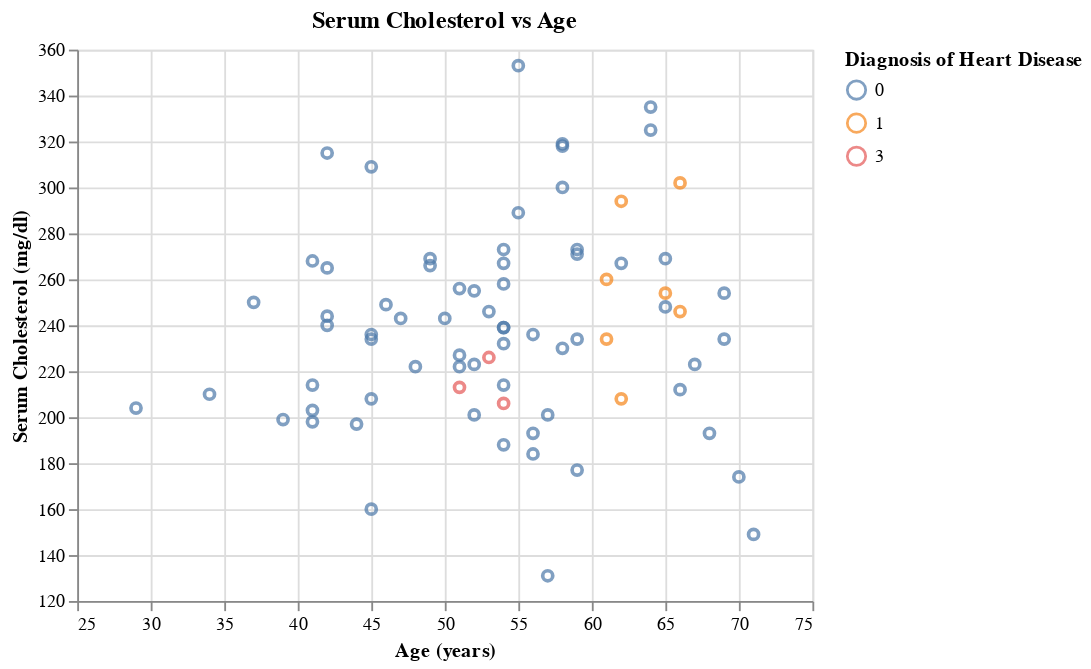

This figure's notebook cell:
### Code cell
plot1=alt.Chart(heart_test_predictions).mark_point().encode(
    x=alt.X("age",title = "Age (years)", scale=alt.Scale(zero=False)),
    y=alt.Y("chol",title = "Serum Cholesterol (mg/dl)", scale=alt.Scale(zero=False)),
    color=alt.Color("predicted:N",title = "Diagnosis of Heart Disease")
).properties(title="Serum Cholesterol vs Age")
plot1

### Figure 1 — Vega-Lite specification as saved in the notebook (floating-point values rounded to 4 significant figures)
{"config": {"view": {"continuousWidth": 400, "continuousHeight": 300}}, "data": {"name": "data-126e00955e0362e263d044f6f4608d0d"}, "mark": "point", "encoding": {"color": {"field": "predicted", "title": "Diagnosis of Heart Disease", "type": "nominal"}, "x": {"field": "age", "scale": {"zero": false}, "title": "Age (years)", "type": "quantitative"}, "y": {"field": "chol", "scale": {"zero": false}, "title": "Serum Cholesterol (mg/dl)", "type": "quantitative"}}, "title": "Serum Cholesterol vs Age", "$schema": "https://vega.github.io/schema/vega-lite/v4.17.0.json", "datasets": {"data-126e00955e0362e263d044f6f4608d0d": [{"age": 65, "sex": 1, "cp": 4, "trestbps": 110, "chol": 248, "fbs": 0, "restecg": 2, "thalach": 158, "exang": 0, "oldpeak": 0.6, "slope": 1, "ca": 2.0, "thal": 6.0, "num": 1, "predicted": 0}, {"age": 39, "sex": 0, "cp": 3, "trestbps": 94, "chol": 199, "fbs": 0, "restecg": 0, "thalach": 179, "exang": 0, "oldpeak": 0.0, "slope": 1, "ca": 0.0, "thal": 3.0, "num": 0, "predicted": 0}, {"age": 64, "sex": 1, "cp": 3, "trestbps": 140, "chol": 335, "fbs": 0, "restecg": 0, "thalach": 158, "exang": 0, "oldpeak": 0.0, "slope": 1, "ca": 0.0, "thal": 3.0, "num": 1, "predicted": 0}, {"age": 52, "sex": 1, "cp": 4, "trestbps": 128, "chol": 255, "fbs": 0, "restecg": 0, "thalach": 161, "exang": 1, "oldpeak": 0.0, "slope": 1, "ca": 1.0, "thal": 7.0, "num": 1, "predicted": 0}, {"age": 58, "sex": 1, "cp": 4, "trestbps": 125, "chol": 300, "fbs": 0, "restecg": 2, "thalach": 171, "exang": 0, "oldpeak": 0.0, "slope": 1, "ca": 2.0, "thal": 7.0, "num": 1, "predicted": 0}, {"age": 47, "sex": 1, "cp": 3, "trestbps": 108, "chol": 243, "fbs": 0, "restecg": 0, "thalach": 152, "exang": 0, "oldpeak": 0.0, "slope": 1, "ca": 0.0, "thal": 3.0, "num": 1, "predicted": 0}, {"age": 56, "sex": 1, "cp": 2, "trestbps": 120, "chol": 236, "fbs": 0, "restecg": 0, "thalach": 178, "exang": 0, "oldpeak": 0.8, "slope": 1, "ca": 0.0, "thal": 3.0, "num": 0, "predicted": 0}, {"age": 34, "sex": 0, "cp": 2, "trestbps": 118, "chol": 210, "fbs": 0, "restecg": 0, "thalach": 192, "exang": 0, "oldpeak": 0.7, "slope": 1, "ca": 0.0, "thal": 3.0, "num": 0, "predicted": 0}, {"age": 55, "sex": 1, "cp": 4, "trestbps": 132, "chol": 353, "fbs": 0, "restecg": 0, "thalach": 132, "exang": 1, "oldpeak": 1.2, "slope": 2, "ca": 1.0, "thal": 7.0, "num": 3, "predicted": 0}, {"age": 59, "sex": 1, "cp": 1, "trestbps": 160, "chol": 273, "fbs": 0, "restecg": 2, "thalach": 125, "exang": 0, "oldpeak": 0.0, "slope": 1, "ca": 0.0, "thal": 3.0, "num": 1, "predicted": 0}, {"age": 62, "sex": 1, "cp": 4, "trestbps": 120, "chol": 267, "fbs": 0, "restecg": 0, "thalach": 99, "exang": 1, "oldpeak": 1.8, "slope": 2, "ca": 2.0, "thal": 7.0, "num": 1, "predicted": 0}, {"age": 41, "sex": 0, "cp": 3, "trestbps": 112, "chol": 268, "fbs": 0, "restecg": 2, "thalach": 172, "exang": 1, "oldpeak": 0.0, "slope": 1, "ca": 0.0, "thal": 3.0, "num": 0, "predicted": 0}, {"age": 53, "sex": 1, "cp": 4, "trestbps": 142, "chol": 226, "fbs": 0, "restecg": 2, "thalach": 111, "exang": 1, "oldpeak": 0.0, "slope": 1, "ca": 0.0, "thal": 7.0, "num": 0, "predicted": 3}, {"age": 70, "sex": 1, "cp": 4, "trestbps": 145, "chol": 174, "fbs": 0, "restecg": 0, "thalach": 125, "exang": 1, "oldpeak": 2.6, "slope": 3, "ca": 0.0, "thal": 7.0, "num": 4, "predicted": 0}, {"age": 52, "sex": 1, "cp": 3, "trestbps": 138, "chol": 223, "fbs": 0, "restecg": 0, "thalach": 169, "exang": 0, "oldpeak": 0.0, "slope": 1, "ca": null, "thal": 3.0, "num": 0, "predicted": 0}, {"age": 58, "sex": 0, "cp": 2, "trestbps": 136, "chol": 319, "fbs": 1, "restecg": 2, "thalach": 152, "exang": 0, "oldpeak": 0.0, "slope": 1, "ca": 2.0, "thal": 3.0, "num": 3, "predicted": 0}, {"age": 41, "sex": 0, "cp": 2, "trestbps": 105, "chol": 198, "fbs": 0, "restecg": 0, "thalach": 168, "exang": 0, "oldpeak": 0.0, "slope": 1, "ca": 1.0, "thal": 3.0, "num": 0, "predicted": 0}, {"age": 67, "sex": 0, "cp": 4, "trestbps": 106, "chol": 223, "fbs": 0, "restecg": 0, "thalach": 142, "exang": 0, "oldpeak": 0.3, "slope": 1, "ca": 2.0, "thal": 3.0, "num": 0, "predicted": 0}, {"age": 52, "sex": 1, "cp": 2, "trestbps": 134, "chol": 201, "fbs": 0, "restecg": 0, "thalach": 158, "exang": 0, "oldpeak": 0.8, "slope": 1, "ca": 1.0, "thal": 3.0, "num": 0, "predicted": 0}, {"age": 51, "sex": 1, "cp": 3, "trestbps": 94, "chol": 227, "fbs": 0, "restecg": 0, "thalach": 154, "exang": 1, "oldpeak": 0.0, "slope": 1, "ca": 1.0, "thal": 7.0, "num": 0, "predicted": 0}, {"age": 29, "sex": 1, "cp": 2, "trestbps": 130, "chol": 204, "fbs": 0, "restecg": 2, "thalach": 202, "exang": 0, "oldpeak": 0.0, "slope": 1, "ca": 0.0, "thal": 3.0, "num": 0, "predicted": 0}, {"age": 61, "sex": 1, "cp": 4, "trestbps": 120, "chol": 260, "fbs": 0, "restecg": 0, "thalach": 140, "exang": 1, "oldpeak": 3.6, "slope": 2, "ca": 1.0, "thal": 7.0, "num": 2, "predicted": 1}, {"age": 54, "sex": 1, "cp": 4, "trestbps": 110, "chol": 239, "fbs": 0, "restecg": 0, "thalach": 126, "exang": 1, "oldpeak": 2.8, "slope": 2, "ca": 1.0, "thal": 7.0, "num": 3, "predicted": 0}, {"age": 59, "sex": 1, "cp": 4, "trestbps": 140, "chol": 177, "fbs": 0, "restecg": 0, "thalach": 162, "exang": 1, "oldpeak": 0.0, "slope": 1, "ca": 1.0, "thal": 7.0, "num": 2, "predicted": 0}, {"age": 54, "sex": 1, "cp": 3, "trestbps": 150, "chol": 232, "fbs": 0, "restecg": 2, "thalach": 165, "exang": 0, "oldpeak": 1.6, "slope": 1, "ca": 0.0, "thal": 7.0, "num": 0, "predicted": 0}, {"age": 51, "sex": 1, "cp": 1, "trestbps": 125, "chol": 213, "fbs": 0, "restecg": 2, "thalach": 125, "exang": 1, "oldpeak": 1.4, "slope": 1, "ca": 1.0, "thal": 3.0, "num": 0, "predicted": 3}, {"age": 64, "sex": 0, "cp": 4, "trestbps": 180, "chol": 325, "fbs": 0, "restecg": 0, "thalach": 154, "exang": 1, "oldpeak": 0.0, "slope": 1, "ca": 0.0, "thal": 3.0, "num": 0, "predicted": 0}, {"age": 69, "sex": 1, "cp": 3, "trestbps": 140, "chol": 254, "fbs": 0, "restecg": 2, "thalach": 146, "exang": 0, "oldpeak": 2.0, "slope": 2, "ca": 3.0, "thal": 7.0, "num": 2, "predicted": 0}, {"age": 54, "sex": 1, "cp": 4, "trestbps": 140, "chol": 239, "fbs": 0, "restecg": 0, "thalach": 160, "exang": 0, "oldpeak": 1.2, "slope": 1, "ca": 0.0, "thal": 3.0, "num": 0, "predicted": 0}, {"age": 55, "sex": 1, "cp": 4, "trestbps": 160, "chol": 289, "fbs": 0, "restecg": 2, "thalach": 145, "exang": 1, "oldpeak": 0.8, "slope": 2, "ca": 1.0, "thal": 7.0, "num": 4, "predicted": 0}, {"age": 48, "sex": 1, "cp": 4, "trestbps": 122, "chol": 222, "fbs": 0, "restecg": 2, "thalach": 186, "exang": 0, "oldpeak": 0.0, "slope": 1, "ca": 0.0, "thal": 3.0, "num": 0, "predicted": 0}, {"age": 42, "sex": 0, "cp": 4, "trestbps": 102, "chol": 265, "fbs": 0, "restecg": 2, "thalach": 122, "exang": 0, "oldpeak": 0.6, "slope": 2, "ca": 0.0, "thal": 3.0, "num": 0, "predicted": 0}, {"age": 66, "sex": 1, "cp": 2, "trestbps": 160, "chol": 246, "fbs": 0, "restecg": 0, "thalach": 120, "exang": 1, "oldpeak": 0.0, "slope": 2, "ca": 3.0, "thal": 6.0, "num": 2, "predicted": 1}, {"age": 66, "sex": 1, "cp": 4, "trestbps": 120, "chol": 302, "fbs": 0, "restecg": 2, "thalach": 151, "exang": 0, "oldpeak": 0.4, "slope": 2, "ca": 0.0, "thal": 3.0, "num": 0, "predicted": 1}, {"age": 57, "sex": 1, "cp": 4, "trestbps": 130, "chol": 131, "fbs": 0, "restecg": 0, "thalach": 115, "exang": 1, "oldpeak": 1.2, "slope": 2, "ca": 1.0, "thal": 7.0, "num": 3, "predicted": 0}, {"age": 71, "sex": 0, "cp": 4, "trestbps": 112, "chol": 149, "fbs": 0, "restecg": 0, "thalach": 125, "exang": 0, "oldpeak": 1.6, "slope": 2, "ca": 0.0, "thal": 3.0, "num": 0, "predicted": 0}, {"age": 53, "sex": 1, "cp": 3, "trestbps": 130, "chol": 246, "fbs": 1, "restecg": 2, "thalach": 173, "exang": 0, "oldpeak": 0.0, "slope": 1, "ca": 3.0, "thal": 3.0, "num": 0, "predicted": 0}, {"age": 44, "sex": 1, "cp": 4, "trestbps": 110, "chol": 197, "fbs": 0, "restecg": 2, "thalach": 177, "exang": 0, "oldpeak": 0.0, "slope": 1, "ca": 1.0, "thal": 3.0, "num": 1, "predicted": 0}, {"age": 59, "sex": 1, "cp": 4, "trestbps": 135, "chol": 234, "fbs": 0, "restecg": 0, "thalach": 161, "exang": 0, "oldpeak": 0.5, "slope": 2, "ca": 0.0, "thal": 7.0, "num": 0, "predicted": 0}, {"age": 61, "sex": 1, "cp": 1, "trestbps": 134, "chol": 234, "fbs": 0, "restecg": 0, "thalach": 145, "exang": 0, "oldpeak": 2.6, "slope": 2, "ca": 2.0, "thal": 3.0, "num": 2, "predicted": 1}, {"age": 62, "sex": 1, "cp": 2, "trestbps": 128, "chol": 208, "fbs": 1, "restecg": 2, "thalach": 140, "exang": 0, "oldpeak": 0.0, "slope": 1, "ca": 0.0, "thal": 3.0, "num": 0, "predicted": 1}, {"age": 37, "sex": 1, "cp": 3, "trestbps": 130, "chol": 250, "fbs": 0, "restecg": 0, "thalach": 187, "exang": 0, "oldpeak": 3.5, "slope": 3, "ca": 0.0, "thal": 3.0, "num": 0, "predicted": 0}, {"age": 54, "sex": 1, "cp": 4, "trestbps": 120, "chol": 188, "fbs": 0, "restecg": 0, "thalach": 113, "exang": 0, "oldpeak": 1.4, "slope": 2, "ca": 1.0, "thal": 7.0, "num": 2, "predicted": 0}, {"age": 42, "sex": 1, "cp": 1, "trestbps": 148, "chol": 244, "fbs": 0, "restecg": 2, "thalach": 178, "exang": 0, "oldpeak": 0.8, "slope": 1, "ca": 2.0, "thal": 3.0, "num": 0, "predicted": 0}, {"age": 54, "sex": 1, "cp": 3, "trestbps": 125, "chol": 273, "fbs": 0, "restecg": 2, "thalach": 152, "exang": 0, "oldpeak": 0.5, "slope": 3, "ca": 1.0, "thal": 3.0, "num": 0, "predicted": 0}, {"age": 49, "sex": 0, "cp": 4, "trestbps": 130, "chol": 269, "fbs": 0, "restecg": 0, "thalach": 163, "exang": 0, "oldpeak": 0.0, "slope": 1, "ca": 0.0, "thal": 3.0, "num": 0, "predicted": 0}, {"age": 45, "sex": 0, "cp": 2, "trestbps": 130, "chol": 234, "fbs": 0, "restecg": 2, "thalach": 175, "exang": 0, "oldpeak": 0.6, "slope": 2, "ca": 0.0, "thal": 3.0, "num": 0, "predicted": 0}, {"age": 45, "sex": 1, "cp": 4, "trestbps": 142, "chol": 309, "fbs": 0, "restecg": 2, "thalach": 147, "exang": 1, "oldpeak": 0.0, "slope": 2, "ca": 3.0, "thal": 7.0, "num": 3, "predicted": 0}, {"age": 66, "sex": 1, "cp": 4, "trestbps": 112, "chol": 212, "fbs": 0, "restecg": 2, "thalach": 132, "exang": 1, "oldpeak": 0.1, "slope": 1, "ca": 1.0, "thal": 3.0, "num": 2, "predicted": 0}, {"age": 42, "sex": 1, "cp": 3, "trestbps": 120, "chol": 240, "fbs": 1, "restecg": 0, "thalach": 194, "exang": 0, "oldpeak": 0.8, "slope": 3, "ca": 0.0, "thal": 7.0, "num": 0, "predicted": 0}, {"age": 45, "sex": 0, "cp": 4, "trestbps": 138, "chol": 236, "fbs": 0, "restecg": 2, "thalach": 152, "exang": 1, "oldpeak": 0.2, "slope": 2, "ca": 0.0, "thal": 3.0, "num": 0, "predicted": 0}, {"age": 68, "sex": 1, "cp": 4, "trestbps": 144, "chol": 193, "fbs": 1, "restecg": 0, "thalach": 141, "exang": 0, "oldpeak": 3.4, "slope": 2, "ca": 2.0, "thal": 7.0, "num": 2, "predicted": 0}, {"age": 69, "sex": 1, "cp": 1, "trestbps": 160, "chol": 234, "fbs": 1, "restecg": 2, "thalach": 131, "exang": 0, "oldpeak": 0.1, "slope": 2, "ca": 1.0, "thal": 3.0, "num": 0, "predicted": 0}, {"age": 54, "sex": 0, "cp": 3, "trestbps": 110, "chol": 214, "fbs": 0, "restecg": 0, "thalach": 158, "exang": 0, "oldpeak": 1.6, "slope": 2, "ca": 0.0, "thal": 3.0, "num": 0, "predicted": 0}, {"age": 41, "sex": 1, "cp": 3, "trestbps": 130, "chol": 214, "fbs": 0, "restecg": 2, "thalach": 168, "exang": 0, "oldpeak": 2.0, "slope": 2, "ca": 0.0, "thal": 3.0, "num": 0, "predicted": 0}, {"age": 58, "sex": 1, "cp": 3, "trestbps": 112, "chol": 230, "fbs": 0, "restecg": 2, "thalach": 165, "exang": 0, "oldpeak": 2.5, "slope": 2, "ca": 1.0, "thal": 7.0, "num": 4, "predicted": 0}, {"age": 58, "sex": 1, "cp": 4, "trestbps": 114, "chol": 318, "fbs": 0, "restecg": 1, "thalach": 140, "exang": 0, "oldpeak": 4.4, "slope": 3, "ca": 3.0, "thal": 6.0, "num": 4, "predicted": 0}, {"age": 65, "sex": 0, "cp": 3, "trestbps": 155, "chol": 269, "fbs": 0, "restecg": 0, "thalach": 148, "exang": 0, "oldpeak": 0.8, "slope": 1, "ca": 0.0, "thal": 3.0, "num": 0, "predicted": 0}, {"age": 50, "sex": 1, "cp": 4, "trestbps": 150, "chol": 243, "fbs": 0, "restecg": 2, "thalach": 128, "exang": 0, "oldpeak": 2.6, "slope": 2, "ca": 0.0, "thal": 7.0, "num": 4, "predicted": 0}, {"age": 54, "sex": 1, "cp": 3, "trestbps": 120, "chol": 258, "fbs": 0, "restecg": 2, "thalach": 147, "exang": 0, "oldpeak": 0.4, "slope": 2, "ca": 0.0, "thal": 7.0, "num": 0, "predicted": 0}, {"age": 54, "sex": 1, "cp": 4, "trestbps": 110, "chol": 206, "fbs": 0, "restecg": 2, "thalach": 108, "exang": 1, "oldpeak": 0.0, "slope": 2, "ca": 1.0, "thal": 3.0, "num": 3, "predicted": 3}, {"age": 49, "sex": 1, "cp": 2, "trestbps": 130, "chol": 266, "fbs": 0, "restecg": 0, "thalach": 171, "exang": 0, "oldpeak": 0.6, "slope": 1, "ca": 0.0, "thal": 3.0, "num": 0, "predicted": 0}, {"age": 54, "sex": 0, "cp": 3, "trestbps": 108, "chol": 267, "fbs": 0, "restecg": 2, "thalach": 167, "exang": 0, "oldpeak": 0.0, "slope": 1, "ca": 0.0, "thal": 3.0, "num": 0, "predicted": 0}, {"age": 59, "sex": 1, "cp": 4, "trestbps": 138, "chol": 271, "fbs": 0, "restecg": 2, "thalach": 182, "exang": 0, "oldpeak": 0.0, "slope": 1, "ca": 0.0, "thal": 3.0, "num": 0, "predicted": 0}, {"age": 45, "sex": 1, "cp": 4, "trestbps": 104, "chol": 208, "fbs": 0, "restecg": 2, "thalach": 148, "exang": 1, "oldpeak": 3.0, "slope": 2, "ca": 0.0, "thal": 3.0, "num": 0, "predicted": 0}, {"age": 62, "sex": 0, "cp": 4, "trestbps": 138, "chol": 294, "fbs": 1, "restecg": 0, "thalach": 106, "exang": 0, "oldpeak": 1.9, "slope": 2, "ca": 3.0, "thal": 3.0, "num": 2, "predicted": 1}, {"age": 56, "sex": 1, "cp": 4, "trestbps": 132, "chol": 184, "fbs": 0, "restecg": 2, "thalach": 105, "exang": 1, "oldpeak": 2.1, "slope": 2, "ca": 1.0, "thal": 6.0, "num": 1, "predicted": 0}, {"age": 42, "sex": 1, "cp": 4, "trestbps": 136, "chol": 315, "fbs": 0, "restecg": 0, "thalach": 125, "exang": 1, "oldpeak": 1.8, "slope": 2, "ca": 0.0, "thal": 6.0, "num": 2, "predicted": 0}, {"age": 65, "sex": 1, "cp": 4, "trestbps": 135, "chol": 254, "fbs": 0, "restecg": 2, "thalach": 127, "exang": 0, "oldpeak": 2.8, "slope": 2, "ca": 1.0, "thal": 7.0, "num": 2, "predicted": 1}, {"age": 46, "sex": 1, "cp": 4, "trestbps": 120, "chol": 249, "fbs": 0, "restecg": 2, "thalach": 144, "exang": 0, "oldpeak": 0.8, "slope": 1, "ca": 0.0, "thal": 7.0, "num": 1, "predicted": 0}, {"age": 57, "sex": 1, "cp": 4, "trestbps": 110, "chol": 201, "fbs": 0, "restecg": 0, "thalach": 126, "exang": 1, "oldpeak": 1.5, "slope": 2, "ca": 0.0, "thal": 6.0, "num": 0, "predicted": 0}, {"age": 51, "sex": 0, "cp": 3, "trestbps": 130, "chol": 256, "fbs": 0, "restecg": 2, "thalach": 149, "exang": 0, "oldpeak": 0.5, "slope": 1, "ca": 0.0, "thal": 3.0, "num": 0, "predicted": 0}, {"age": 56, "sex": 1, "cp": 1, "trestbps": 120, "chol": 193, "fbs": 0, "restecg": 2, "thalach": 162, "exang": 0, "oldpeak": 1.9, "slope": 2, "ca": 0.0, "thal": 7.0, "num": 0, "predicted": 0}, {"age": 45, "sex": 0, "cp": 2, "trestbps": 112, "chol": 160, "fbs": 0, "restecg": 0, "thalach": 138, "exang": 0, "oldpeak": 0.0, "slope": 2, "ca": 0.0, "thal": 3.0, "num": 0, "predicted": 0}, {"age": 41, "sex": 1, "cp": 2, "trestbps": 135, "chol": 203, "fbs": 0, "restecg": 0, "thalach": 132, "exang": 0, "oldpeak": 0.0, "slope": 2, "ca": 0.0, "thal": 6.0, "num": 0, "predicted": 0}, {"age": 51, "sex": 1, "cp": 3, "trestbps": 100, "chol": 222, "fbs": 0, "restecg": 0, "thalach": 143, "exang": 1, "oldpeak": 1.2, "slope": 2, "ca": 0.0, "thal": 3.0, "num": 0, "predicted": 0}]}}
